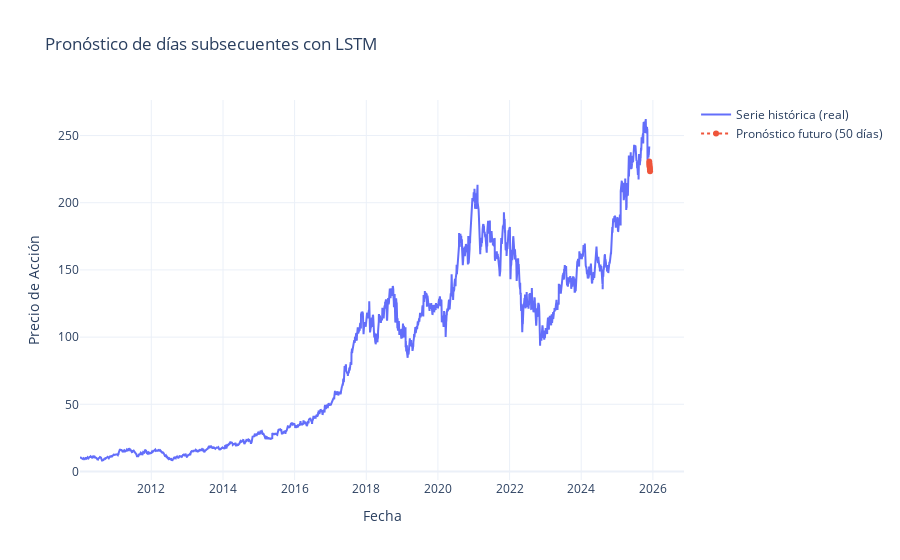

Here is the notebook cell this chart was saved with:
### Code cell
fig = go.Figure()

# 1. Serie histórica real
fig.add_trace(go.Scatter(
    x=close_series.index,
    y=close_series.values,
    mode="lines",
    name="Serie histórica (real)"
))

# 2. Predicción futura (50 días)
fig.add_trace(go.Scatter(
    x=future_dates,
    y=future_real,
    mode="lines+markers",
    name="Pronóstico futuro (50 días)",
    line=dict(dash="dot")
))

fig.update_layout(
    title="Pronóstico de días subsecuentes con LSTM",
    xaxis_title="Fecha",
    yaxis_title="Precio de Acción",
    template="plotly_white"
)

fig.show()

### Figure 1 — Plotly figure (JSON) as saved in the notebook; plotly's stock layout.template omitted (floating-point values rounded to 4 significant figures; data arrays with more than 128 entries replaced by an {"elided": "..."} marker saying what was removed)
{"data": [{"mode": "lines", "name": "Serie histórica (real)", "type": "scatter", "x": {"elided": "4000 str values"}, "y": {"elided": "4000 float values"}}, {"line": {"dash": "dot"}, "mode": "lines+markers", "name": "Pronóstico futuro (50 días)", "type": "scatter", "x": ["2025-11-25T00:00:00.000000000", "2025-11-26T00:00:00.000000000", "2025-11-27T00:00:00.000000000", "2025-11-28T00:00:00.000000000", "2025-12-01T00:00:00.000000000", "2025-12-02T00:00:00.000000000", "2025-12-03T00:00:00.000000000", "2025-12-04T00:00:00.000000000"], "y": [230.6, 229.2, 228.1, 227.0, 225.8, 224.6, 223.5]}], "layout": {"title": {"text": "Pronóstico de días subsecuentes con LSTM"}, "xaxis": {"title": {"text": "Fecha"}}, "yaxis": {"title": {"text": "Precio de Acción"}}}}
